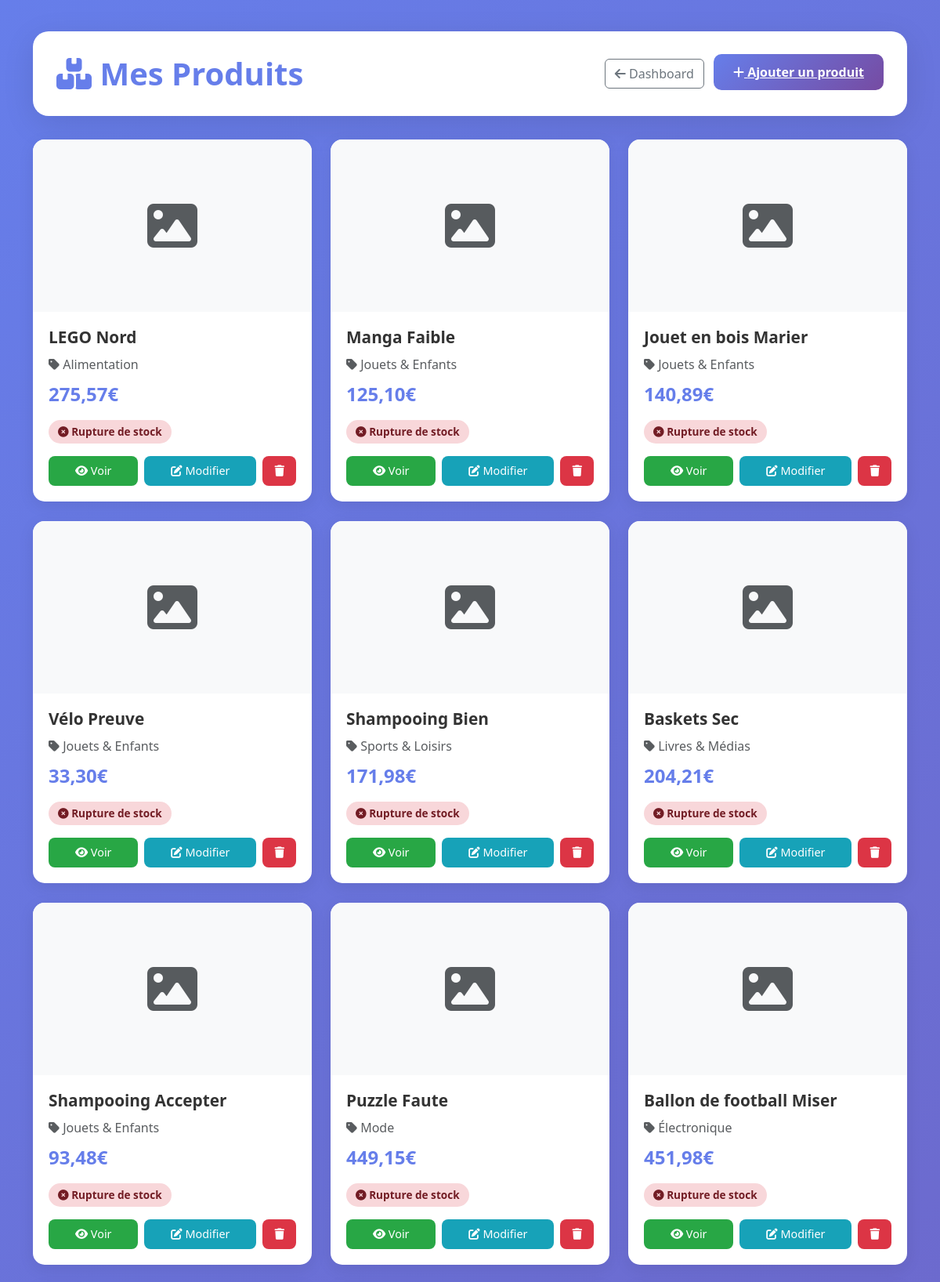
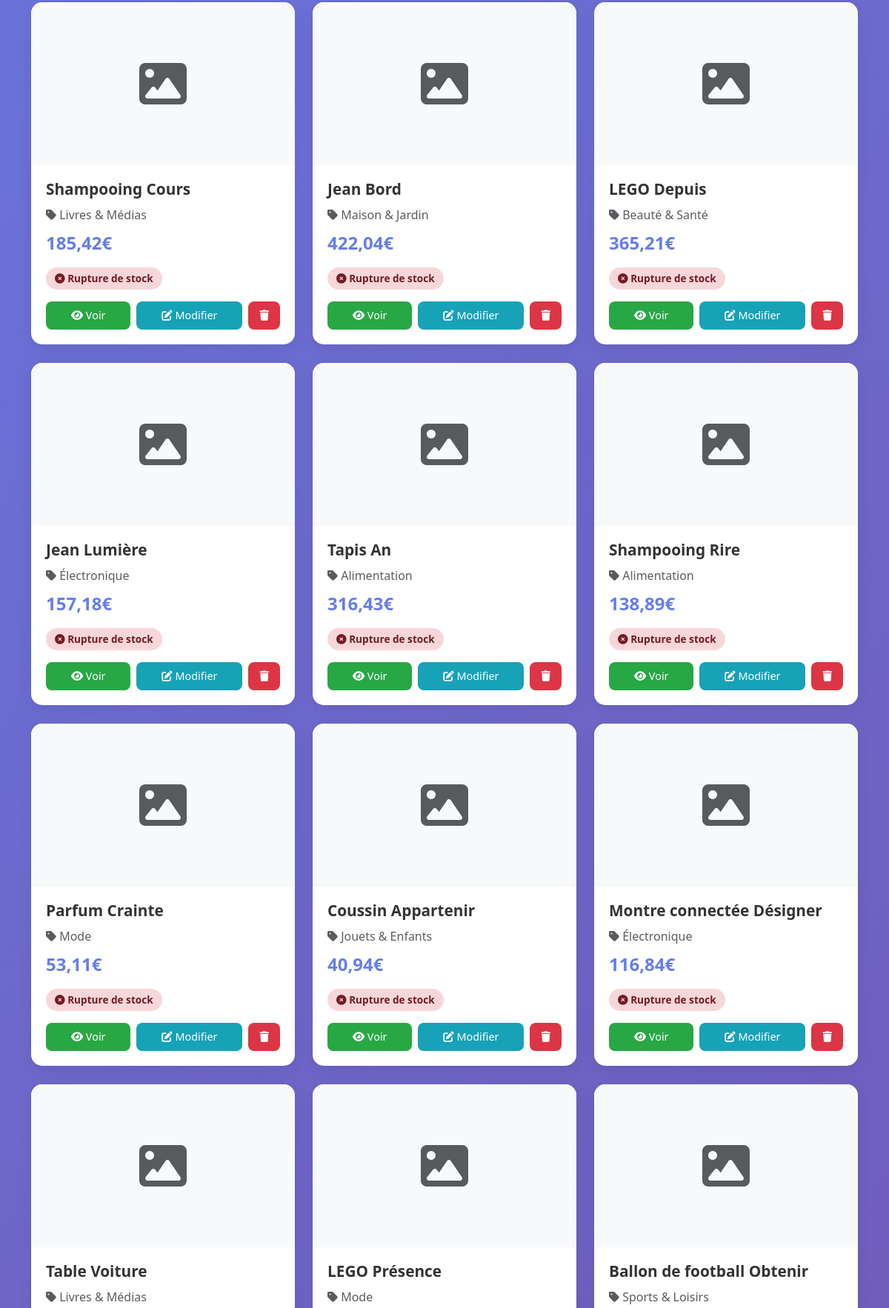
The page /products/ (signed in, upper part) on the database its author committed (2 pictures, top to bottom).
### products/models.py (models this page shows, shortened)
class Product(models.Model):
    vendor = models.ForeignKey(VendorProfile, on_delete=models.CASCADE, related_name='products', verbose_name="Vendeur")
    name = models.CharField(max_length=200, verbose_name="Nom du produit")
    description = models.TextField(verbose_name="Description")
    price = models.DecimalField(max_digits=10, decimal_places=2, verbose_name="Prix")
    category = models.ForeignKey(Category, on_delete=models.CASCADE, related_name='products', verbose_name="Catégorie")
    tags = models.CharField(max_length=500, blank=True, verbose_name="Étiquettes (séparées par des virgules)")
    image = models.ImageField(upload_to='products/', blank=True, null=True, verbose_name="Image principale")
    stock_quantity = models.PositiveIntegerField(default=0, verbose_name="Quantité en stock")
    is_active = models.BooleanField(default=True, verbose_name="Actif")
    created_at = models.DateTimeField(auto_now_add=True)
    updated_at = models.DateTimeField(auto_now=True)
    class Meta:
        verbose_name = "Produit"
        verbose_name_plural = "Produits"
        ordering = ['-created_at']

class Category(models.Model):
    name = models.CharField(max_length=100, verbose_name="Nom de la catégorie")
    description = models.TextField(blank=True, verbose_name="Description")
    image = models.ImageField(upload_to='categories/', blank=True, null=True, verbose_name="Image")
    created_at = models.DateTimeField(auto_now_add=True)
    class Meta:
        verbose_name = "Catégorie"
        verbose_name_plural = "Catégories"
        ordering = ['name']

### products/views.py (the view)
# urls.py: path('', views.product_list, name='product_list'),
@login_required
def product_list(request):
    products = Product.objects.filter(is_active=True)
    categories = Category.objects.all()
    selected_category = request.GET.get('category')
    selected_tag = request.GET.get('tag', '')
    if selected_category:
        products = products.filter(category_id=selected_category)
    if selected_tag:
        products = products.filter(tags__icontains=selected_tag)
    return render(request, 'products/product_list.html', {
        'products': products,
        'categories': categories,
        'selected_category': selected_category,
        'selected_tag': selected_tag,
    })

### products/templates/products/product_list.html (shortened to what this page needs)
<!DOCTYPE html>
<html lang="fr">
<head>
<link href="https://cdn.jsdelivr.net/npm/bootstrap@5.3.2/dist/css/bootstrap.min.css" rel="stylesheet">
<link href="https://cdnjs.cloudflare.com/ajax/libs/font-awesome/6.4.0/css/all.min.css" rel="stylesheet">
</head>
<body>
    <div class="container">
        <div class="page-header">
            <div class="d-flex justify-content-between align-items-center flex-wrap">
                <h1><i class="fas fa-boxes"></i> Mes Produits</h1>
                <div>
                    <a href="{% url 'dashboard_vendor' %}" class="btn btn-outline-secondary me-2">
                        <i class="fas fa-arrow-left"></i> Dashboard
                    </a>
                    <a href="{% url 'product_create' %}" class="btn-add">
                        <i class="fas fa-plus"></i> Ajouter un produit
                    </a>
                </div>
            </div>
        </div>
        {% if products %}
            <div class="row">
                {% for product in products %}
                <div class="col-md-6 col-lg-4">
                    <div class="product-card">
                        {% if product.image %}
                            <img src="{{ product.image.url }}" class="product-image" alt="{{ product.name }}">
                        {% else %}
                            <div class="product-image d-flex align-items-center justify-content-center" style="background: #f8f9fa;">
                                <i class="fas fa-image fa-4x text-muted"></i>
                            </div>
                        {% endif %}
                        <div class="product-body">
                            <h3 class="product-title">{{ product.name }}</h3>
                            <p class="text-muted mb-2">
                                <i class="fas fa-tag"></i> {{ product.category.name }}
                            </p>
                            <div class="product-price">{{ product.price }}€</div>
                            <div class="mb-3">
                                {% if product.stock > 0 %}
                                    <span class="product-stock stock-in">
                                        <i class="fas fa-check-circle"></i> En stock ({{ product.stock }})
                                    </span>
                                {% else %}
                                    <span class="product-stock stock-out">
                                        <i class="fas fa-times-circle"></i> Rupture de stock
                                    </span>
                                {% endif %}
                            </div>
                            <div class="d-flex gap-2">
                                <a href="{% url 'product_detail' product.id %}" class="btn-view flex-fill text-center">
                                    <i class="fas fa-eye"></i> Voir
                                </a>
                                <a href="{% url 'product_update' product.id %}" class="btn-edit flex-fill text-center">
                                    <i class="fas fa-edit"></i> Modifier
                                </a>
                                <a href="{% url 'product_delete' product.id %}" class="btn-delete">
                                    <i class="fas fa-trash"></i>
                                </a>
                            </div>
                        </div>
                    </div>
                </div>
                {% endfor %}
            </div>
        {% endif %}
    </div>
</body>
</html>

### products/templates/products/product_list.html (style rules this page uses)
body { font-family: 'Segoe UI', sans-serif; background: linear-gradient(135deg, #667eea 0%, #764ba2 100%); min-height: 100vh; padding: 40px 0; }
.page-header { background: white; border-radius: 20px; padding: 30px; margin-bottom: 30px; box-shadow: 0 10px 40px rgba(0,0,0,0.1); }
.page-header h1 { color: #667eea; font-weight: 700; margin: 0; }
.product-card { background: white; border-radius: 15px; overflow: hidden; margin-bottom: 25px; box-shadow: 0 5px 20px rgba(0,0,0,0.08); transition: transform 0.3s; }
.product-image { width: 100%; height: 220px; object-fit: cover; }
.product-body { padding: 20px; }
.product-title { font-size: 1.3rem; font-weight: 700; color: #333; margin-bottom: 10px; }
.product-price { font-size: 1.5rem; font-weight: 700; color: #667eea; margin-bottom: 15px; }
.product-stock { display: inline-block; padding: 5px 12px; border-radius: 20px; font-size: 0.85rem; font-weight: 600; }
.stock-out { background: #f8d7da; color: #721c24; }
.btn-add { background: linear-gradient(135deg, #667eea 0%, #764ba2 100%); color: white; border: none; padding: 12px 25px; border-radius: 10px; font-weight: 600; }
.btn-edit, .btn-delete, .btn-view { padding: 8px 15px; border-radius: 8px; text-decoration: none; font-size: 0.9rem; display: inline-block; }
.btn-view { background: #28a745; color: white; }
.btn-edit { background: #17a2b8; color: white; }
.btn-delete { background: #dc3545; color: white; }

### rows shown on the page
Product: name "LEGO Nord", category.name "Alimentation", price "275,57", shows "Rupture de stock"
Product: name "Manga Faible", category.name "Jouets & Enfants", price "125,10", shows "Rupture de stock"
Product: name "Jouet en bois Marier", category.name "Jouets & Enfants", price "140,89", shows "Rupture de stock"
Product: name "Vélo Preuve", category.name "Jouets & Enfants", price "33,30", shows "Rupture de stock"
Product: name "Shampooing Bien", category.name "Sports & Loisirs", price "171,98", shows "Rupture de stock"
Product: name "Baskets Sec", category.name "Livres & Médias", price "204,21", shows "Rupture de stock"
Product: name "Shampooing Accepter", category.name "Jouets & Enfants", price "93,48", shows "Rupture de stock"
Product: name "Puzzle Faute", category.name "Mode", price "449,15", shows "Rupture de stock"
Product: name "Ballon de football Miser", category.name "Électronique", price "451,98", shows "Rupture de stock"
Product: name "Shampooing Cours", category.name "Livres & Médias", price "185,42", shows "Rupture de stock"
Product: name "Jean Bord", category.name "Maison & Jardin", price "422,04", shows "Rupture de stock"
Product: name "LEGO Depuis", category.name "Beauté & Santé", price "365,21", shows "Rupture de stock"
Product: name "Jean Lumière", category.name "Électronique", price "157,18", shows "Rupture de stock"
Product: name "Tapis An", category.name "Alimentation", price "316,43", shows "Rupture de stock"
Product: name "Shampooing Rire", category.name "Alimentation", price "138,89", shows "Rupture de stock"
Product: name "Parfum Crainte", category.name "Mode", price "53,11", shows "Rupture de stock"
Product: name "Coussin Appartenir", category.name "Jouets & Enfants", price "40,94", shows "Rupture de stock"
Product: name "Montre connectée Désigner", category.name "Électronique", price "116,84", shows "Rupture de stock"
Product: name "Table Voiture", category.name "Livres & Médias"
Product: name "LEGO Présence", category.name "Mode"
Product: name "Ballon de football Obtenir", category.name "Sports & Loisirs"
